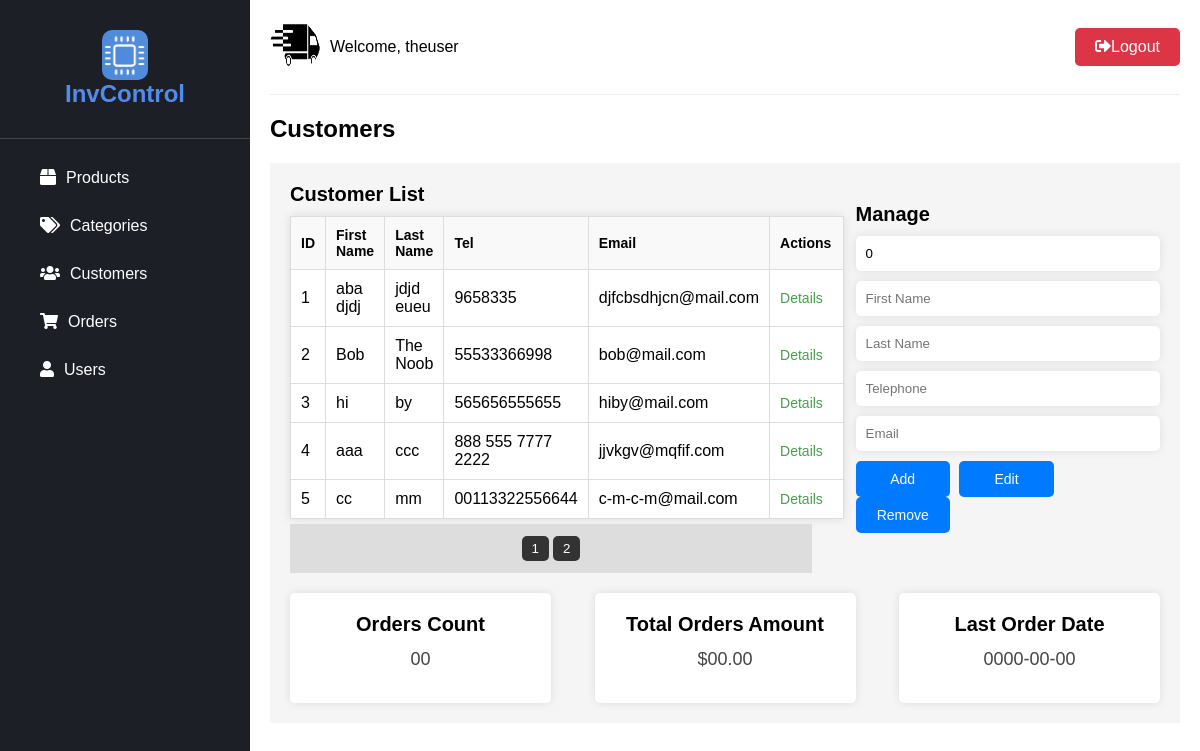
Screenshot of /dash-cust.php (signed in) with the database file from the repository.
### tables this page shows
CREATE TABLE `customer` (
  `id` int(11) NOT NULL,
  `first_name` varchar(150) NOT NULL,
  `last_name` varchar(150) NOT NULL,
  `tel` varchar(100) NOT NULL,
  `email` text NOT NULL
);

### dash-cust.php (the view, shortened to what this page needs)
<?php
require_once 'db_connect.php';
$sql = "SELECT * FROM customer";
$stmt = $conn->prepare($sql);
$stmt->execute();
?>
<!DOCTYPE html>
<html>
<head>
    <link rel="stylesheet" href="https://cdnjs.cloudflare.com/ajax/libs/font-awesome/5.15.4/css/all.min.css">
    <link rel="stylesheet" href="css/common-style.css">
    <link rel="stylesheet" href="css/cust-style.css">
</head>
<body>
<?php include 'common-section.php'; ?>
        <h2>Customers</h2>
   <div class="customer-section">
  <div class="customer-table">
    <h3>Customer List</h3>
    <table id="customerTable">
      <thead>
        <tr>
          <th>ID</th>
          <th>First Name</th>
          <th>Last Name</th>
          <th>Tel</th>
          <th>Email</th>
          <th>Actions</th>
        </tr>
      </thead>
      <tbody>
                <?php
while($row=$stmt->fetch(PDO::FETCH_ASSOC))
{
    echo "<tr>";
    echo "<td>".$row['id']."</td>";
    echo "<td>".$row['first_name']."</td>";
    echo "<td>".$row['last_name']."</td>";
    echo "<td>".$row['tel']."</td>";
    echo "<td>".$row['email']."</td>";
    echo "<td>";
    echo "<button class='view-details-btn'>Details</button>";
    echo "</td>";
    echo "</tr>";
}
?>
      </tbody>
    </table>
  </div>
  <div class="customer-form">
    <h3>Manage</h3>
    <form action="customer.php" method="post">
      <input type="number" name="id" id="id" placeholder="Customer ID" value="0" required>
      <input type="text" name="fname" id="fname" placeholder="First Name" required>
      <input type="text" name="lname" id="lname" placeholder="Last Name" required>
      <input type="tel" name="tel" id="tel" placeholder="Telephone" required>
      <input type="email" name="email" id="email" placeholder="Email" required>
      <div class="form-buttons">
        <button type="submit" name="add" class="add-btn">Add</button>
        <button type="submit" name="edit" class="edit-btn">Edit</button>
        <button type="submit" name="remove" class="cancel-btn" onclick="removeRequired()">Remove</button>
      </div>
    </form>
  </div>
  <div class="customer-details">
    <div class="orders-count">
      <h4>Orders Count</h4>
      <p>00</p>
    </div>
    <div class="total-orders-amount">
      <h4>Total Orders Amount</h4>
      <p>$00.00</p>
    </div>
    <div class="last-order-date">
      <h4>Last Order Date</h4>
      <p>0000-00-00</p>
    </div>
  </div>
</div>
        </div>
    </div>
</body>
</html>

### common-style.css (style rules this page uses)
* { box-sizing: border-box; margin: 0; padding: 0; font-family: Arial, sans-serif; }
.content h2 { margin-bottom: 20px; font-size: 24px; }
.content p { font-size: 18px; line-height: 1.5; color: #444; }

### cust-style.css (style rules this page uses)
.customer-section { display: flex; flex-wrap: wrap; justify-content: space-between; align-items: flex-start; padding: 20px; background-color: #f5f5f5; }
.customer-table { width: 60%; }
.customer-table h3 { font-size: 20px; font-weight: bold; margin-bottom: 10px; }
.customer-table table { width: 100%; border-collapse: collapse; text-align: left; background-color: #fff; box-shadow: 0px 0px 10px rgba(0, 0, 0, 0.1); }
.customer-table thead { background-color: #f9f9f9; font-size: 14px; font-weight: bold; }
.customer-table th, .customer-table td { padding: 10px; border: 1px solid #ddd; }
.customer-table td { vertical-align: middle; }
.customer-table .view-details-btn { background-color: transparent; border: none; color: #45a049; cursor: pointer; margin-right: 10px; font-size: 14px; transition: color, font-size 0.2s ease-in-out; }
.customer-form { width: 35%; margin-top: 20px; }
.customer-form h3 { font-size: 20px; font-weight: bold; margin-bottom: 10px; }
.customer-form input[type="number"], .customer-form input[type="text"], .customer-form input[type="tel"], .customer-form input[type="email"] { display: block; width: 100%; padding: 10px; margin-bottom: 10px; border: none; border-radius: 5px; background-color: #fff; box-shadow: 0px 0px 10px rgba(0, 0, 0, 0.1); outline: none; }
.customer-form .form-buttons { width:100%; }
.customer-form .add-btn, .customer-form .edit-btn, .customer-form .cancel-btn { background-color: #007bff; color: #fff; padding: 10px 20px; border: none; border-radius: 5px; cursor: pointer; font-size: 14px; margin-right: 5px; transition: background-color 0.2s ease-in-out; width:31%; }
.customer-details { width: 100%; margin-top: 20px; display: flex; justify-content: space-between; align-items: center; }
.customer-details > div { width: 30%; text-align: center; background-color: #fff; box-shadow: 0px 0px 10px rgba(0, 0, 0, 0.1); border-radius: 5px; padding: 20px; }
.customer-details { font-size: 16px; }
.customer-details h4 { font-size: 20px; font-weight: bold; margin-bottom: 10px; }
.customer-details p { margin-bottom: 10px; }

### rows the page displays
customer: id "1", first_name "aba djdj", last_name "jdjd eueu", tel "9658335", email "djfcbsdhjcn@mail.com"
customer: id "2", first_name "Bob", last_name "The Noob", tel "55533366998", email "bob@mail.com"
customer: id "3", first_name "hi", last_name "by", tel "565656555655", email "hiby@mail.com"
customer: id "4", first_name "aaa", last_name "ccc", tel "888 555 7777 2222", email "jjvkgv@mqfif.com"
customer: id "5", first_name "cc", last_name "mm", tel "00113322556644", email "c-m-c-m@mail.com"

### other values shown
$user_fullname "theuser"
